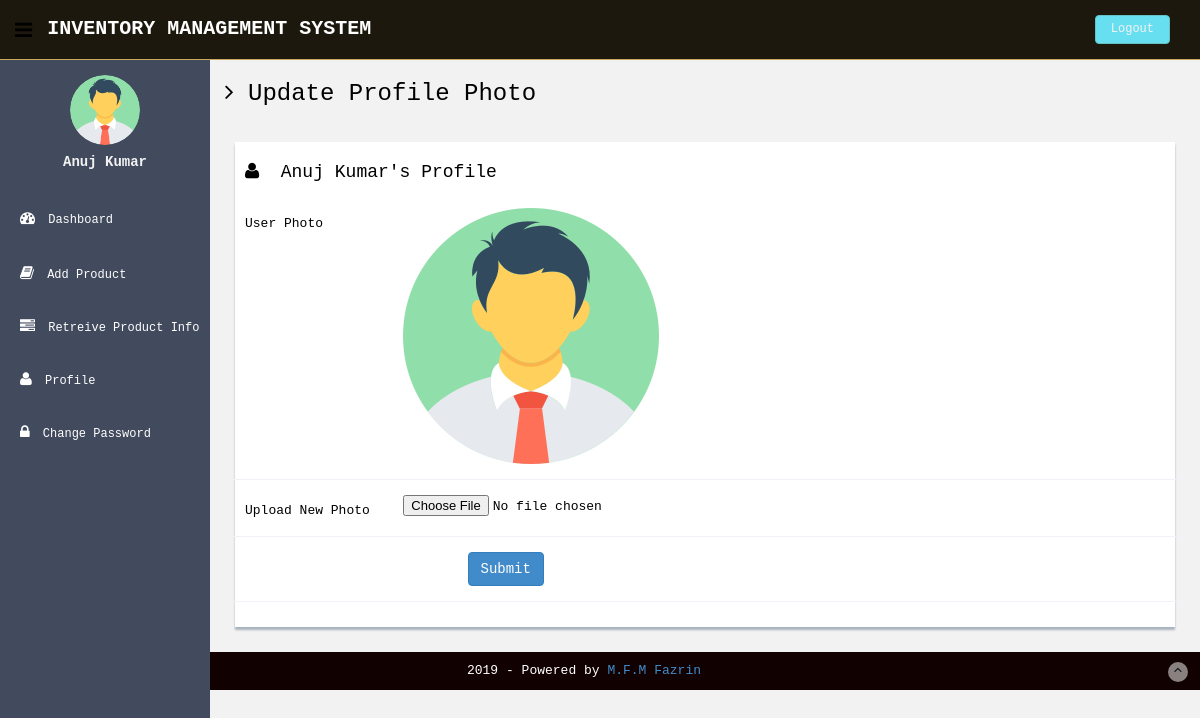
Page /update-image.php (signed in) on the committed database.
### tables this page shows
CREATE TABLE IF NOT EXISTS `users` (
  `id` int(11) NOT NULL AUTO_INCREMENT,
  `fullName` varchar(255) DEFAULT NULL,
  `userEmail` varchar(255) DEFAULT NULL,
  `password` varchar(255) DEFAULT NULL,
  `contactNo` bigint(11) DEFAULT NULL,
  `address` tinytext,
  `State` varchar(255) DEFAULT NULL,
  `country` varchar(255) DEFAULT NULL,
  `pincode` int(6) DEFAULT NULL,
  `userImage` varchar(255) DEFAULT NULL,
  `regDate` timestamp NOT NULL DEFAULT CURRENT_TIMESTAMP,
  `updationDate` timestamp NULL DEFAULT '0000-00-00 00:00:00' ON UPDATE CURRENT_TIMESTAMP,
  `status` int(1) DEFAULT NULL,
  PRIMARY KEY (`id`)
);

### update-image.php (the view, shortened to what this page needs)
<?php
include('includes/config.php');
if(strlen($_SESSION['login'])==0)
  {
header('location:index.php');
}
else{
?>
<!DOCTYPE html>
<html lang="en">
  <head>
    <link href="assets/css/bootstrap.css" rel="stylesheet">
    <link href="assets/font-awesome/css/font-awesome.css" rel="stylesheet" />
    <link rel="stylesheet" type="text/css" href="assets/js/bootstrap-datepicker/css/datepicker.css" />
    <link rel="stylesheet" type="text/css" href="assets/js/bootstrap-daterangepicker/daterangepicker.css" />
    <link href="assets/css/style.css" rel="stylesheet">
    <link href="assets/css/style-responsive.css" rel="stylesheet">
  </head>
  <body>
  <section id="container" >
     <?php include("includes/header.php");?>
      <?php include("includes/sidebar.php");?>
      <section id="main-content">
          <section class="wrapper">
          	<h3><i class="fa fa-angle-right"></i> Update  Profile Photo</h3>
          	<div class="row mt">
          		<div class="col-lg-12">
                  <div class="form-panel">
 <?php $query=mysqli_query($con,"select * from users where userEmail='".$_SESSION['login']."'");
 while($row=mysqli_fetch_array($query))
 {
 ?>
  <h4 class="mb"><i class="fa fa-user"></i>&nbsp;&nbsp;<?php echo htmlentities($row['fullName']);?>'s Profile</h4>
                      <form class="form-horizontal style-form" enctype="multipart/form-data"  method="post" name="profile" >
<div class="form-group">
<label class="col-sm-2 col-sm-2 control-label">User Photo</label>
<div class="col-sm-4">
<?php $userphoto=$row['userImage'];
if($userphoto==""):
?>
<img src="userimages/noimage.png" width="256" height="256" >
<?php else:?>
	<img src="userimages/<?php echo htmlentities($userphoto);?>" width="256" height="256">
<?php endif;?>
</div>
</div>
<div class="form-group">
<label class="col-sm-2 col-sm-2 control-label">Upload New Photo</label>
<div class="col-sm-4">
<input type="file" name="image"  required />
</div>
</div>
<?php } ?>
                          <div class="form-group">
                           <div class="col-sm-10" style="padding-left:25% ">
<button type="submit" name="submit" class="btn btn-primary">Submit</button>
</div>
</div>
                          </form>
                          </div>
                          </div>
                          </div>
		</section>
      </section>
    <?php include("includes/footer.php");?>
  </section>
  </body>
</html>
<?php } ?>

### includes/sidebar.php (shortened to what this page needs)
<aside>
          <div id="sidebar"  class="nav-collapse ">
              <ul class="sidebar-menu" id="nav-accordion">
                  <?php $sql="select fullName,userImage from users where userEmail='".$_SESSION['login']."'";
                  $query = $dbh->prepare($sql);
                  $query->execute();
                  $results= $query->fetchAll(PDO::FETCH_OBJ);
				  foreach($results as $result)
				  {
				   ?>
				  <p class="centered"><a href="profile.php">
				  <?php $userphoto=$result->userImage;
				  if($userphoto==""):
				  ?>
				  <img src="userimages/noimage.png"  class="img-circle" width="70" height="70" >
				  <?php else:?>
				  <img src="userimages/<?php echo htmlentities($userphoto);?>" class="img-circle" width="70" height="70">
				  <?php endif;?>
				  </a>
                  </p>
                  <h5 class="centered"><?php echo htmlentities($result->fullName);?></h5>
                  <?php } ?>
                  <li class="mt">
                      <a href="dashboard.php">
                          <i class="fa fa-dashboard"></i>
                          <span>Dashboard</span>
                      </a>
                  </li>
                  <li class="sub-menu">
                      <a href="add-record.php" >
                          <i class="fa fa-book"></i>
                          <span>Add Product</span>
                      </a>
                    </li>
                  <li class="sub-menu">
                      <a href="view-products.php" >
                          <i class="fa fa-tasks"></i>
                          <span>Retreive Product Info</span>
                      </a>
                  </li>
                  <li class="sub-menu">
                      <a href="profile.php" >
                          <i class="fa fa-user"></i>
                          <span>Profile</span>
                      </a>
                    </li>
                  <li class="sub-menu">
                      <a href="change-password.php" >
                          <i class="fa fa-lock"></i>
                          <span>Change Password</span>
                      </a>
                    </li>
              </ul>
          </div>
      </aside>

### rows in the picture
users: userImage (picture), fullName "Anuj Kumar"
